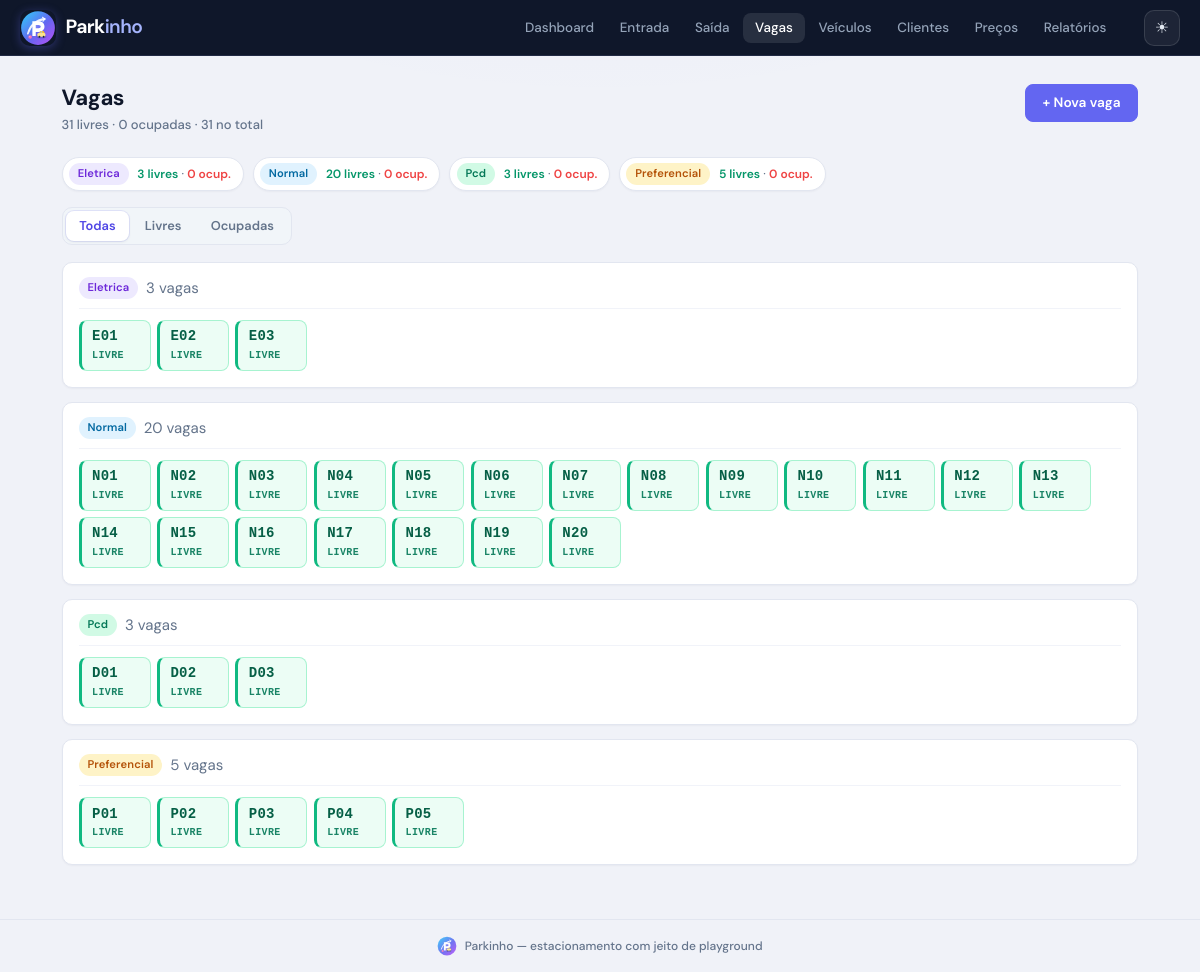
The page /vagas on the database its author committed.
### tables this page shows
CREATE TABLE vagas (
            id INTEGER PRIMARY KEY AUTOINCREMENT,
            codigo TEXT NOT NULL UNIQUE,
            tipo TEXT NOT NULL DEFAULT 'normal',  -- normal, preferencial, pcd, eletrica
            status TEXT NOT NULL DEFAULT 'livre'  -- livre, ocupada
        );

### app.py (the view)
@app.route("/vagas")
def listar_vagas():
    conn = get_db()
    filtro = request.args.get("filtro", "todas")  # todas, livres, ocupadas
    vagas = conn.execute("SELECT * FROM vagas ORDER BY tipo, codigo").fetchall()
    grupos = {}
    for v in vagas:
        if filtro == "livres" and v["status"] != "livre":
            continue
        if filtro == "ocupadas" and v["status"] != "ocupada":
            continue
        grupos.setdefault(v["tipo"], []).append(v)
    resumo = {
        "total": len(vagas),
        "livres": sum(1 for v in vagas if v["status"] == "livre"),
        "ocupadas": sum(1 for v in vagas if v["status"] == "ocupada"),
    }
    por_tipo = conn.execute("""
        SELECT tipo,
               COUNT(*) as total,
               SUM(CASE WHEN status = 'livre' THEN 1 ELSE 0 END) as livres,
               SUM(CASE WHEN status = 'ocupada' THEN 1 ELSE 0 END) as ocupadas
        FROM vagas
        GROUP BY tipo
        ORDER BY tipo
    """).fetchall()
    conn.close()
    return render_template(
        "vagas.html",
        grupos=grupos,
        resumo=resumo,
        por_tipo=por_tipo,
        filtro=filtro,
    )

### app.py (called while the page is built)
def get_db():
    conn = sqlite3.connect(DATABASE)
    conn.row_factory = sqlite3.Row
    conn.execute("PRAGMA foreign_keys = ON")
    return conn

### templates/vagas.html (shortened to what this page needs)
{% extends "base.html" %}
{% block content %}
<div class="page-head">
    <div>
        <h1>Vagas</h1>
        <p class="page-subtitle">{{ resumo.livres }} livres · {{ resumo.ocupadas }} ocupadas · {{ resumo.total }} no total</p>
    </div>
    <a href="{{ url_for('nova_vaga') }}" class="btn btn-primary">+ Nova vaga</a>
</div>
<div class="vaga-stats" aria-label="Resumo por tipo">
    {% for t in por_tipo %}
    <div class="vaga-stat">
        <span class="badge badge-{{ t.tipo }}">{{ t.tipo }}</span>
        <span class="vaga-stat-nums">
            <strong class="ok">{{ t.livres }} livres</strong>
            <span class="muted">·</span>
            <span class="warn">{{ t.ocupadas }} ocup.</span>
        </span>
    </div>
    {% endfor %}
</div>
<div class="seg-control filter-seg" role="group" aria-label="Filtrar vagas">
    <a href="{{ url_for('listar_vagas', filtro='todas') }}"
       class="seg {% if filtro == 'todas' %}active{% endif %}">Todas</a>
    <a href="{{ url_for('listar_vagas', filtro='livres') }}"
       class="seg {% if filtro == 'livres' %}active{% endif %}">Livres</a>
    <a href="{{ url_for('listar_vagas', filtro='ocupadas') }}"
       class="seg {% if filtro == 'ocupadas' %}active{% endif %}">Ocupadas</a>
</div>
{% if grupos %}
{% for tipo, lista in grupos.items() %}
<section class="vaga-group panel">
    <div class="vaga-group-head">
        <div class="vaga-group-title">
            <span class="badge badge-{{ tipo }}">{{ tipo }}</span>
            <span class="muted">{{ lista|length }} vaga{{ 's' if lista|length != 1 else '' }}</span>
        </div>
    </div>
    <div class="vaga-chips">
        {% for v in lista %}
        <div class="vaga-chip vaga-chip-{{ v.status }}"
             title="{{ v.codigo }} — {{ v.status }}">
            <span class="vaga-chip-code">{{ v.codigo }}</span>
            <span class="vaga-chip-status">
                {% if v.status == 'livre' %}Livre{% else %}Ocupada{% endif %}
            </span>
        </div>
        {% endfor %}
    </div>
</section>
{% endfor %}
{% endif %}
{% endblock %}

### templates/base.html (shortened to what this page needs)
<!DOCTYPE html>
<html lang="pt-BR">
<head>
    <link rel="stylesheet" href="{{ url_for('static', filename='css/style.css') }}">
</head>
<body>
    <nav class="navbar">
        <a href="{{ url_for('index') }}" class="nav-brand">
            <img src="{{ url_for('static', filename='img/logo.svg') }}" alt="Parkinho" class="brand-logo">
            <span class="brand-text">Park<span class="brand-accent">inho</span></span>
        </a>
        <ul class="nav-links" id="navLinks">
            <li><a href="{{ url_for('index') }}">Dashboard</a></li>
            <li><a href="{{ url_for('entrada') }}">Entrada</a></li>
            <li><a href="{{ url_for('buscar_saida') }}">Saída</a></li>
            <li><a href="{{ url_for('listar_vagas') }}">Vagas</a></li>
            <li><a href="{{ url_for('listar_veiculos') }}">Veículos</a></li>
            <li><a href="{{ url_for('listar_clientes') }}">Clientes</a></li>
            <li><a href="{{ url_for('listar_precos') }}">Preços</a></li>
            <li><a href="{{ url_for('relatorios') }}">Relatórios</a></li>
        </ul>
        <button type="button" class="theme-toggle" id="themeToggle" aria-label="Alternar tema" title="Modo claro / escuro">
            <span class="theme-icon theme-icon-sun" aria-hidden="true">☀</span>
        </button>
    </nav>
    <main class="container">
        {% block content %}{% endblock %}
    </main>
    <footer class="footer">
        <img src="{{ url_for('static', filename='img/logo.svg') }}" alt="" class="footer-logo">
        Parkinho — estacionamento com jeito de playground
    </footer>
</body>
</html>

### rows shown on the page
vagas: tipo "Eletrica", lista "3", value "s", codigo "E01", status "LIVRE"
vagas: codigo "E02", status "LIVRE"
vagas: codigo "E03", status "LIVRE"
vagas: tipo "Normal", lista "20", value "s", codigo "N01", status "LIVRE"
vagas: codigo "N02", status "LIVRE"
vagas: codigo "N03", status "LIVRE"
vagas: codigo "N04", status "LIVRE"
vagas: codigo "N05", status "LIVRE"
vagas: codigo "N06", status "LIVRE"
vagas: codigo "N07", status "LIVRE"
vagas: codigo "N08", status "LIVRE"
vagas: codigo "N09", status "LIVRE"
vagas: codigo "N10", status "LIVRE"
vagas: codigo "N11", status "LIVRE"
vagas: codigo "N12", status "LIVRE"
vagas: codigo "N13", status "LIVRE"
vagas: codigo "N14", status "LIVRE"
vagas: codigo "N15", status "LIVRE"
vagas: codigo "N16", status "LIVRE"
vagas: codigo "N17", status "LIVRE"
vagas: codigo "N18", status "LIVRE"
vagas: codigo "N19", status "LIVRE"
vagas: codigo "N20", status "LIVRE"
vagas: tipo "Pcd", lista "3", value "s", codigo "D01", status "LIVRE"
vagas: codigo "D02", status "LIVRE"
vagas: codigo "D03", status "LIVRE"
vagas: tipo "Preferencial", lista "5", value "s", codigo "P01", status "LIVRE"
vagas: codigo "P02", status "LIVRE"
vagas: codigo "P03", status "LIVRE"
vagas: codigo "P04", status "LIVRE"
vagas: codigo "P05", status "LIVRE"

### other values the page prints
{{ resumo.livres }} "31"
{{ resumo.ocupadas }} "0"
{{ resumo.total }} "31"
{{ t.tipo }} "Eletrica" "Normal" "Pcd" "Preferencial"
{{ t.livres }} "3" "20" "3" "5"
{{ t.ocupadas }} "0" "0" "0" "0"
